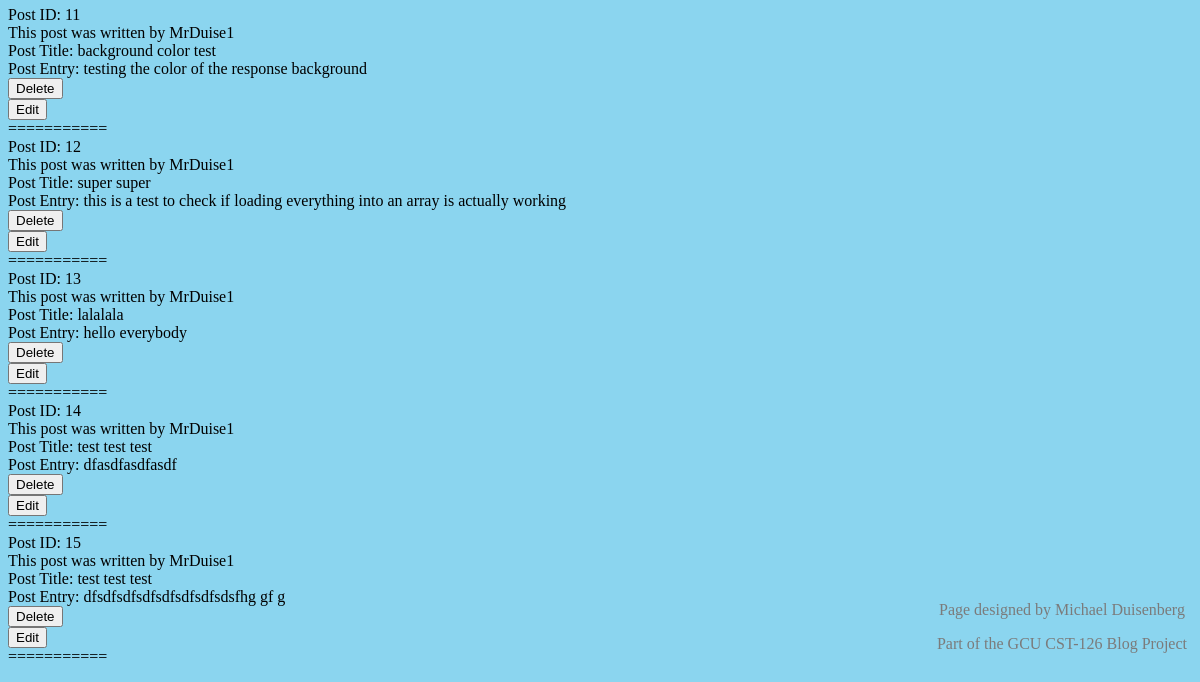
Page /showAdminPage.php (signed in, lower part) on the earlier database version.
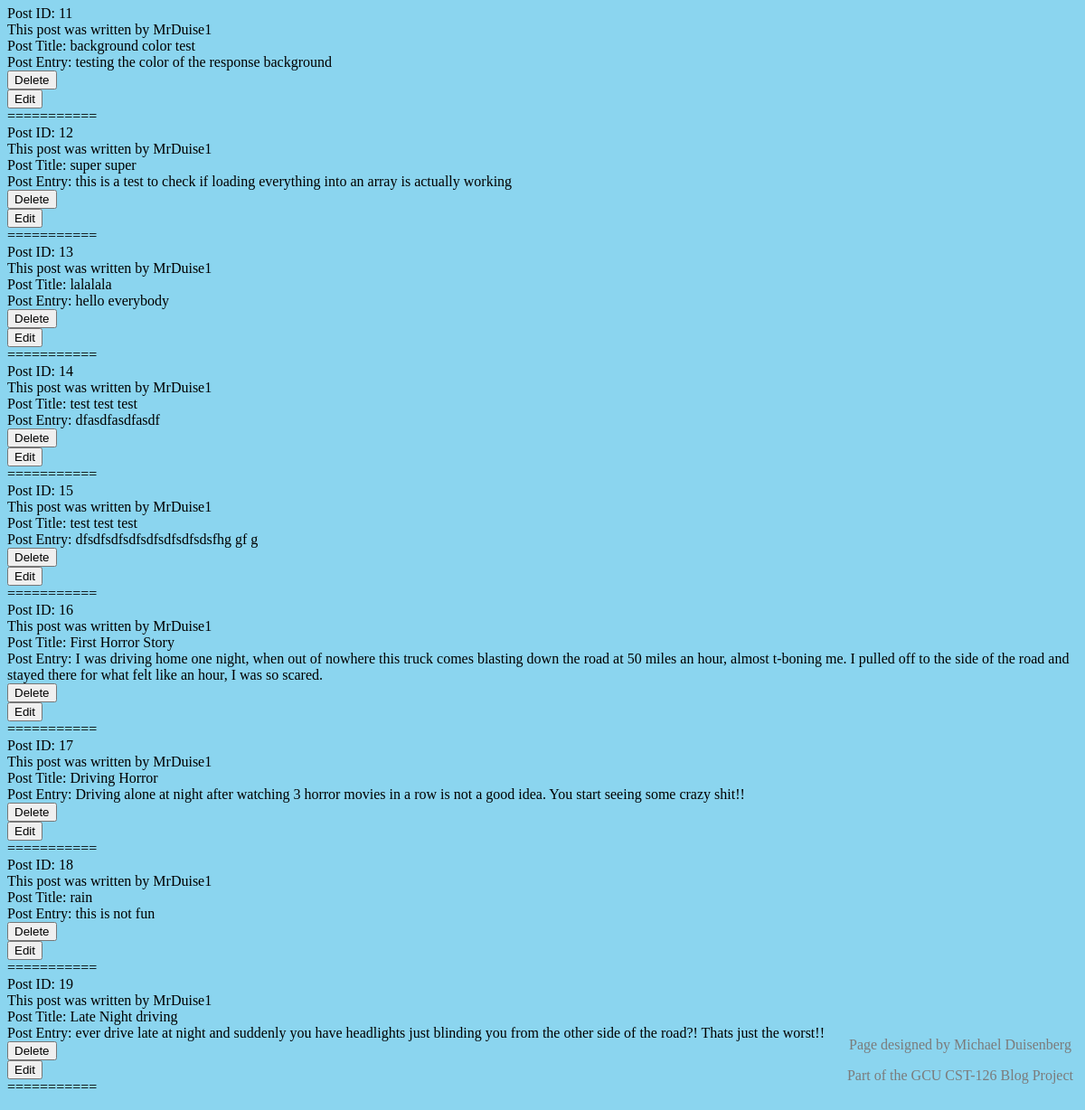
Same page on the later database version.
### tables this page shows
CREATE TABLE `user_posts` (
  `ID` int(11) NOT NULL,
  `Blog_Title` varchar(45) DEFAULT NULL,
  `Blog_Entry` text,
  `users_ID` int(11) NOT NULL
);

CREATE TABLE `users` (
  `ID` int(11) NOT NULL,
  `User_Name` varchar(50) NOT NULL,
  `First_Name` varchar(50) NOT NULL,
  `Last_Name` varchar(50) NOT NULL,
  `Email` varchar(50) NOT NULL,
  `Password` varchar(50) NOT NULL,
  `role` varchar(45) NOT NULL
);

### myfuncs.php (called while the page is built, shortened)
<?php
function dbConnect()
{
    $host = "127.0.0.1:49949";
    $username = "azure";
    $password = "6#vWHD_$";
    $database_name = "registration";
    $conn = mysqli_connect($host, $username, $password, $database_name);
    return $conn;
}

### showAdminPage.php (the view, shortened to what this page needs)
<?php
require_once 'myfuncs.php';
?>
<!DOCTYPE html>
<html>
	<head>
	<link rel="stylesheet" href="welcomeStyle.css">
	</head>
	<body>
		<?php include_once 'showNavBar.php';?>
<?php
include('displayUsers.php');
echo "<br>";
$sql = "SELECT * FROM `user_posts`";
if(dbConnect())
{
    $result = mysqli_query(dbConnect(),$sql);
    if($result)
    {
        while($row = mysqli_fetch_assoc($result))
        {
            $userID = $row['users_ID'];
            $sql_userPoster = "SELECT *FROM `users` WHERE `ID` = '$userID'";
            $resultUsernamePost = mysqli_query(dbConnect(), $sql_userPoster);
            $row_username_post = mysqli_fetch_assoc($resultUsernamePost);
            $postWritter = $row_username_post['User_Name'];
            echo "Post ID: " . $row['ID'] . "<br>";
            echo "This post was written by " . $postWritter . "<br>";
            echo "Post Title: " . $row['Blog_Title'] . "<br>";
            echo "Post Entry: " . $row['Blog_Entry'] . "<br>";
            ?>
            <form action = "processDeleteItem.php">
            <button type="submit">Delete</button>
            </form>
            <form action = "showEditForm.php">
            <button type="submit">Edit</button>
            </form>
            <?php
            echo "===========<br>";
        }
    }
}
            ?>
<p> <?php include 'footer.php' ?> </p>
	</body>
</html>

Differences in the rows shown:
added user_posts: ID "16", users_ID.User_Name "MrDuise1", Blog_Title "First Horror Story", Blog_Entry "I was driving home one night, when out of nowhere this truck comes blasting down the road at 50 miles an hour, almost t-boning me. I pulled off to the side of the road and stayed there for what felt like an hour, I was so scared."
added user_posts: ID "17", users_ID.User_Name "MrDuise1", Blog_Title "Driving Horror", Blog_Entry "Driving alone at night after watching 3 horror movies in a row is not a good idea. You start seeing some crazy shit!!"
added user_posts: ID "18", users_ID.User_Name "MrDuise1", Blog_Title "rain", Blog_Entry "this is not fun"
added user_posts: ID "19", users_ID.User_Name "MrDuise1", Blog_Title "Late Night driving", Blog_Entry "ever drive late at night and suddenly you have headlights just blinding you from the other side of the road?! Thats just the worst!!"
